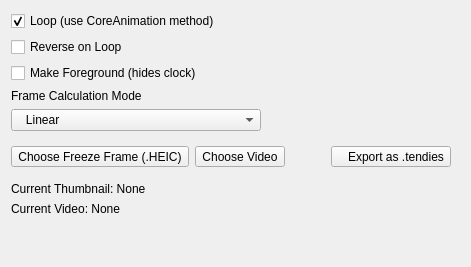
         <widget class="QWidget" name="videoPage">
          <layout class="QVBoxLayout" name="verticalLayout_8">
           <item>
            <widget class="QCheckBox" name="useCALoopChk">
             <property name="text">
              <string>Loop (use CoreAnimation method)</string>
             </property>
             <property name="checked">
              <bool>true</bool>
             </property>
            </widget>
           </item>
           <item>
            <widget class="QCheckBox" name="reverseLoopChk">
             <property name="text">
              <string>Reverse on Loop</string>
             </property>
            </widget>
           </item>
           <item>
            <widget class="QCheckBox" name="foregroundChk">
             <property name="text">
              <string>Make Foreground (hides clock)</string>
             </property>
            </widget>
           </item>
           <item>
            <widget class="QLabel" name="label_3">
             <property name="text">
              <string>Frame Calculation Mode</string>
             </property>
            </widget>
           </item>
           <item>
            <widget class="QComboBox" name="calcModeDrp">
             <property name="maximumSize">
              <size>
               <width>250</width>
               <height>16777215</height>
              </size>
             </property>
             <item>
              <property name="text">
               <string>   Linear</string>
              </property>
             </item>
             <item>
              <property name="text">
               <string>   Discrete</string>
              </property>
             </item>
            </widget>
           </item>
           <item>
            <widget class="QWidget" name="widget_3" native="true">
             <property name="minimumSize">
              <size>
               <width>0</width>
               <height>0</height>
              </size>
             </property>
             <layout class="QHBoxLayout" name="horizontalLayout">
              <property name="leftMargin">
               <number>0</number>
              </property>
              <item>
               <widget class="QToolButton" name="freezeFrameBtn">
                <property name="text">
                 <string>Choose Freeze Frame (.HEIC)</string>
                </property>
               </widget>
              </item>
              <item>
               <widget class="QToolButton" name="chooseVideoBtn">
                <property name="text">
                 <string>Choose Video</string>
                </property>
               </widget>
              </item>
              <item>
               <spacer name="horizontalSpacer_2">
                <property name="orientation">
                 <enum>Qt::Horizontal</enum>
                </property>
                <property name="sizeHint" stdset="0">
                 <size>
                  <width>40</width>
                  <height>20</height>
                 </size>
                </property>
               </spacer>
              </item>
              <item>
               <widget class="QToolButton" name="exportTendiesBtn">
                <property name="text">
                 <string>   Export as .tendies</string>
                </property>
                <property name="icon">
                 <iconset resource="../resources.qrc">
                  <normaloff>:/icon/export.svg</normaloff>:/icon/export.svg</iconset>
                </property>
                <property name="toolButtonStyle">
                 <enum>Qt::ToolButtonTextBesideIcon</enum>
                </property>
               </widget>
              </item>
             </layout>
            </widget>
           </item>
           <item>
            <widget class="QLabel" name="label_4">
             <property name="text">
              <string>Current Thumbnail: None</string>
             </property>
            </widget>
           </item>
           <item>
            <widget class="QLabel" name="label_5">
             <property name="text">
              <string>Current Video: None</string>
             </property>
            </widget>
           </item>
           <item>
            <spacer name="verticalSpacer_6">
             <property name="orientation">
              <enum>Qt::Vertical</enum>
             </property>
             <property name="sizeHint" stdset="0">
              <size>
               <width>20</width>
               <height>40</height>
              </size>
             </property>
            </spacer>
           </item>
          </layout>
         </widget>
